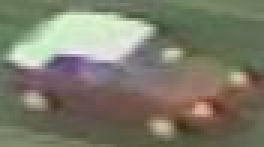
#> input picture car_template.jpg, 88 x 49 px, given as the content of the folder desktop/CarSequence, which was not available (shown 3 times larger)
$ jupyter execute --allow-errors 'Lucas Kanda object tracking.ipynb'   (text cells are left out)
#> lines starting #> are read from the running program, lines starting #| are printed output that depends on the picture; after the words box and inside, x2 and y2 are one past the last pixel; in counts of white or black regions, pixels touching at a corner belong together; pictures that were not available may be replaced by others from this repository, and a replacement may not be noted
[cell 1]
import numpy as np
import os
import cv2
import time
import glob
import matplotlib.pyplot as plt

[cell 2]
def picvideo(path,size):
#> called with path = 'desktop/CarSequence', size = (720, 480)
    paths=glob.glob(os.path.join(path,'*.jpg'))
    paths.sort()
    fps= 6                                              #帧数
    fourcc=cv2.VideoWriter_fourcc('m', 'p', '4', 'v')
    file_path = 'desktop/Carsequence.mp4'                #输出路径
    video = cv2.VideoWriter(file_path, fourcc, fps, size)
    for item in paths:
        img = cv2.imread(item)
#> img is the input picture: shape (49, 88, 3); mean B, G, R 105.9, 122.6, 124.2
#> `img=cv2.imread(paths[i],0)`:
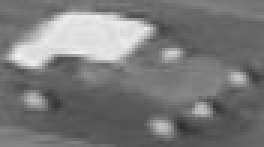
#> img: shape (49, 88) (shown 3 times larger); min 47, max 239, mean 121.2
#> `res = cv2.matchTemplate(img,template,cv2.TM_CCOEFF_NORMED)`: res = [1]
#> `min_val, max_val, min_loc, max_loc = cv2.minMaxLoc(res)`: min_val = 1; min_loc = (0, 0)
#> `bottom_right=(top_left[0] + w, top_left[1] + h)`: bottom_right = (88, 49)
#> `cv2.rectangle(img,top_left, bottom_right, 255, 2)`:
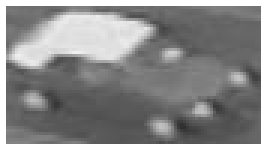
#> img: shape (49, 88) (shown 3 times larger); 9.32% of pixels changed, all inside (x1, y1, x2, y2) = (0, 0, 88, 49)
        video.write(img)
    video.release()
picvideo('desktop/CarSequence',(720,480))

[cell 3]
def drawimage(res,img):
    plt.imshow(res)
    plt.imshow(img)
path='desktop/CarSequence'
paths=glob.glob(os.path.join(path,'*.jpg'))
paths.sort()
i=0
#> (the rest of this cell did not finish here and is left out)

[cell 4]
picvideo('desktop/new_car/desktop/CarSequence',(432,288))
#> `cv2.rectangle(img_RGB,top_left, bottom_right, 255, 2)`:
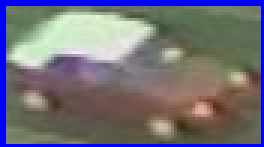
#> img_RGB: shape (49, 88, 3) (shown 3 times larger); 9.32% of pixels changed, all inside (x1, y1, x2, y2) = (0, 0, 88, 49)
#> `plt.savefig('desktop/new_car/'+ paths[i])`:
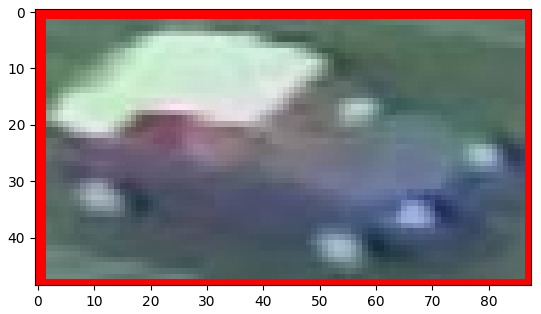
#> figure drawn by matplotlib, 1 panel; B, G, R data is drawn as R, G, B

[cell 5]
def drawimage(res,img):
    plt.imshow(res)
    plt.imshow(img)
path='desktop/CarSequence'
paths=glob.glob(os.path.join(path,'*.jpg'))
paths.sort()
i=0
#> (the rest of this cell did not finish here and is left out)

[cell 6]
picvideo('desktop/new_car/desktop/CarSequence',(432,288))
